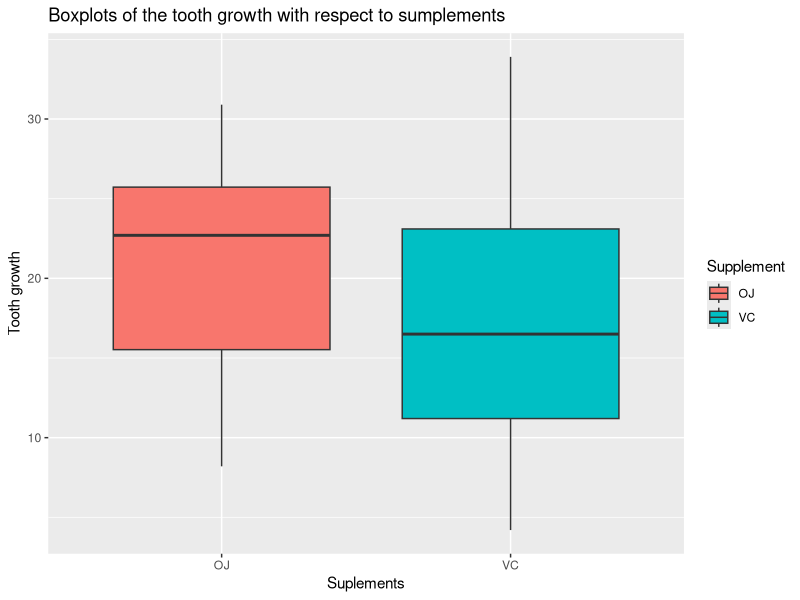
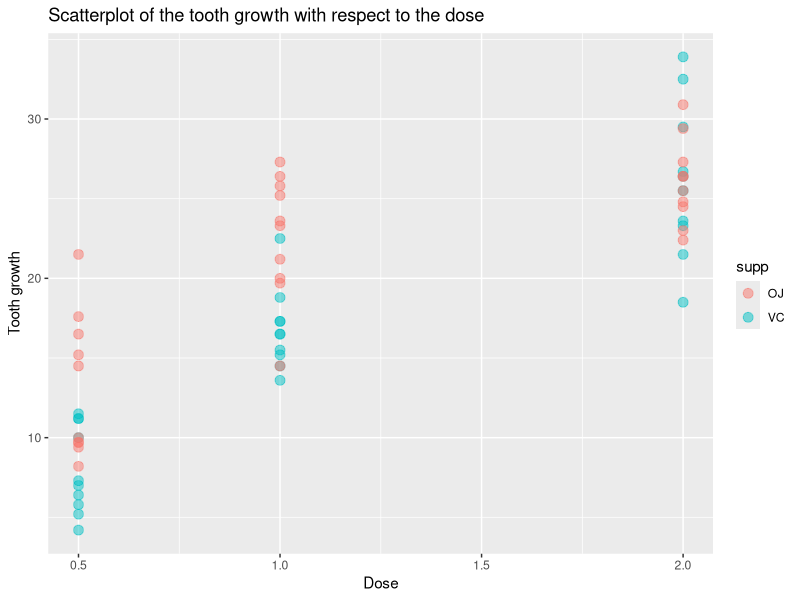
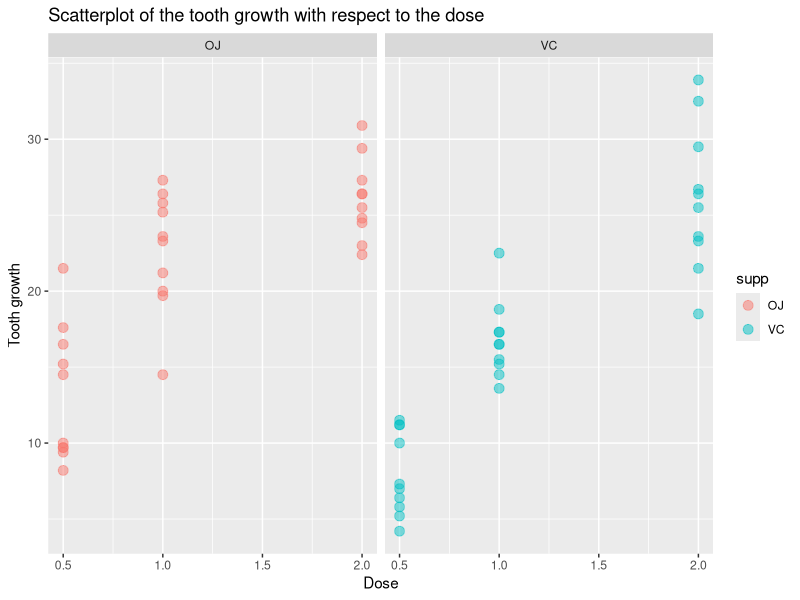

Reproduce these figures in R, in order.
## ---- chunk 1
library(tidyverse)
## ---- chunk 2
library(datasets)
data <- datasets::ToothGrowth
str(data)
## ---- chunk 3
ggplot(data = data, mapping = aes(x = supp, y = len)) +
  geom_boxplot(aes(fill = supp)) + 
  labs(title = "Boxplots of the tooth growth with respect to sumplements") + 
  xlab("Suplements") + 
  ylab("Tooth growth") + 
  scale_fill_discrete(name="Supplement")
## ---- chunk 4
ggplot(data = data, mapping = aes(x = dose, y = len)) +
  geom_point(aes(color = supp), size = 3, alpha = 1/2) + 
  labs(title = "Scatterplot of the tooth growth with respect to the dose") + 
  xlab("Dose") + 
  ylab("Tooth growth") + 
  scale_fill_discrete(name="Supplement")
## ---- chunk 5
ggplot(data = data, mapping = aes(x = dose, y = len)) +
  geom_point(aes(color = supp), size = 3, alpha = 1/2) + 
  facet_grid(. ~ supp) + 
  labs(title = "Scatterplot of the tooth growth with respect to the dose") + 
  xlab("Dose") + 
  ylab("Tooth growth") + 
  scale_fill_discrete(name="Supplement")
## ---- chunk 6
h1 <- t.test(len ~ supp, data = data)
h1$p.value
h1$conf.int
## ---- chunk 7
h2 <- t.test(len ~ supp, data = data %>% filter(dose == 0.5), alternative = "greater")
h2$p.value
h2$conf.int
## ---- chunk 8
t.test(len ~ supp, data = data %>% filter(dose == 1))$p.value
t.test(len ~ supp, data = data %>% filter(dose == 2))$p.value
## ---- chunk 9
t.test(len ~ supp, data = data %>% filter(dose == 1), alternative = "greater")$p.value
